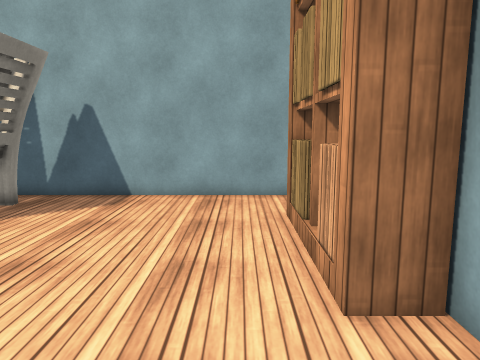
View 1 (above)

16 first-person views from a walk through a 3-D level made in the Unity game engine. The camera is 1.3 m above the floor, tilts 8° down and sees 70° across. The floor is counted in squares, 0.5 m on a side. Each view is taken from the middle of a square. On the plan, view 1 faces up. The plan holds only what a view shows up to about 20 squares ahead; the rest is blank. The player character is not drawn. Some surface patterns are stand-ins.

View 2
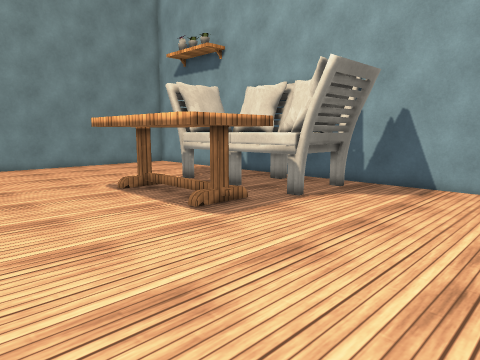

View 3
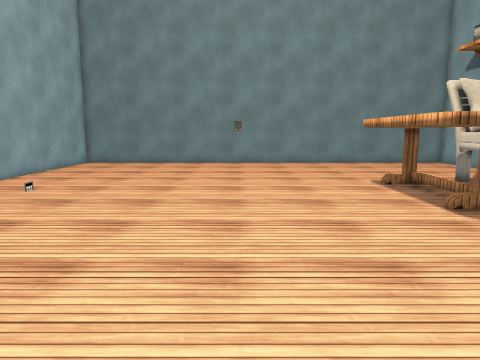

View 4
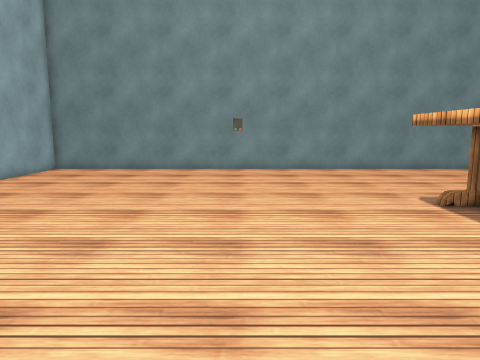

View 5
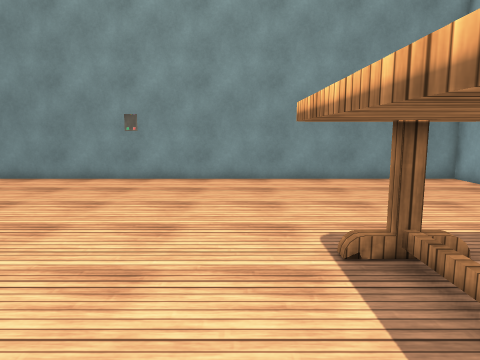

View 6
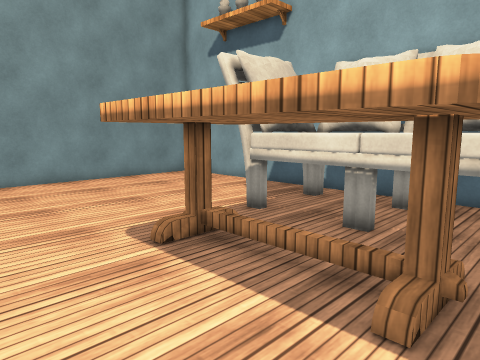

View 7
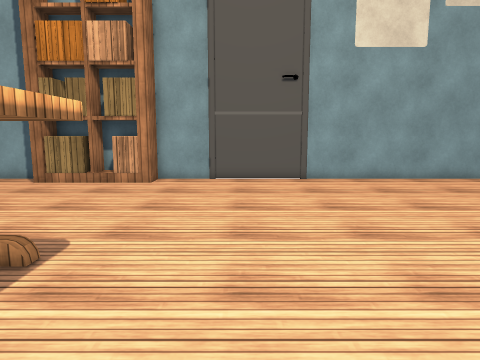

View 8
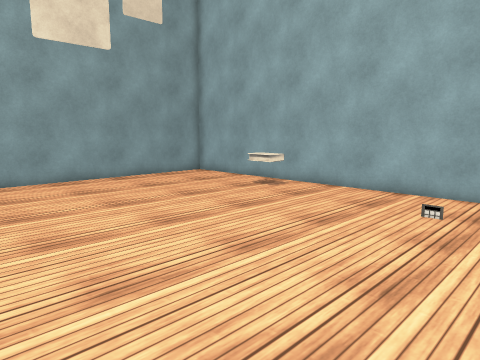

View 9
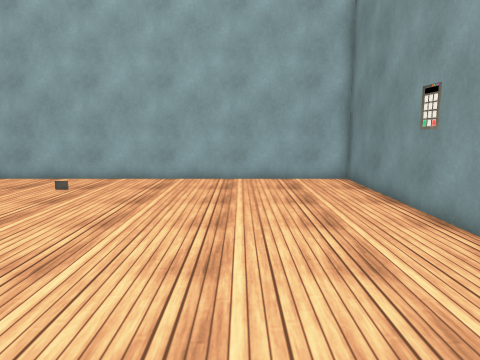

View 10
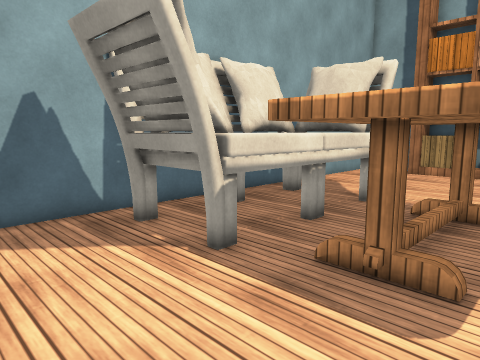

View 11
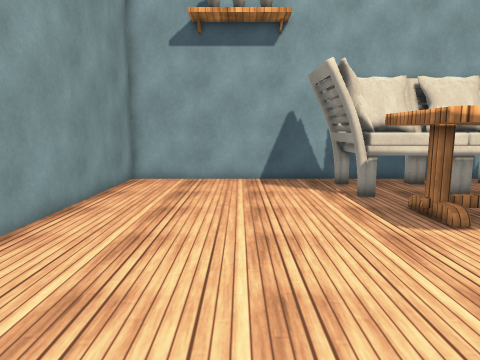

View 12
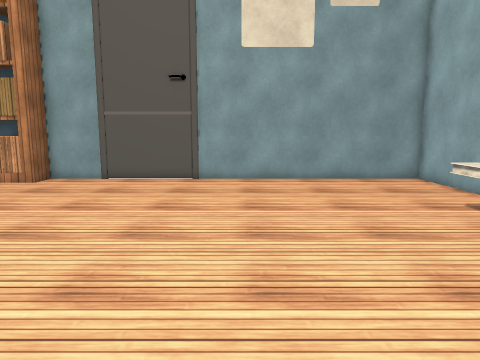

View 13
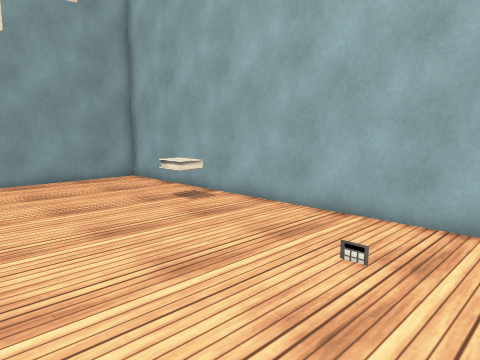

View 14
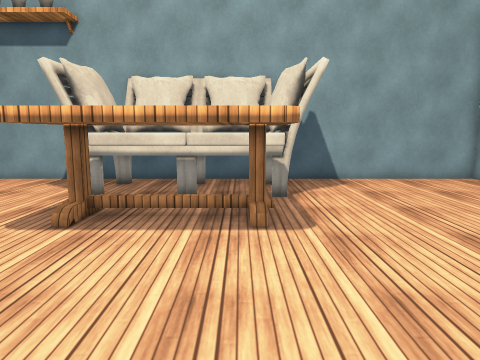

View 15
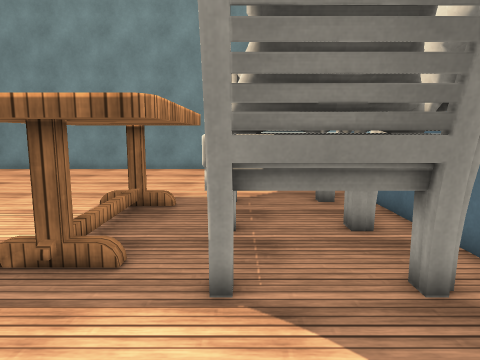

View 16
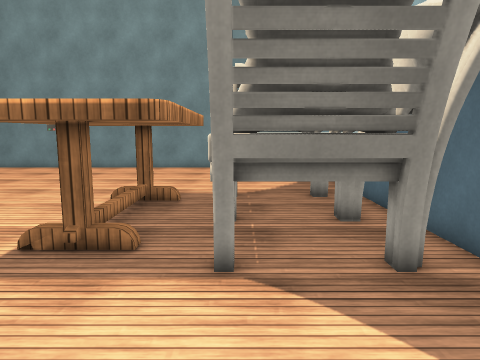

### Floor plan
Key: @ floor where view 1 was taken; # wall or solid block; . floor; B bookshelf; T table; O other object.
Columns run from 27 left of view 1 to 3 right of it. Each row starts with its distance up from view 1.
 14 ###############################
 13 #..........OOOOOOOOO..........#
 12 #.........OOOOOOOOOO..........#
 11 #.........OO    O OO.........B#
 10 #.........OO   OO OO.........B#
  9 #.........OOOOOOOOOO.........B#
  8 #..........OTTTTTTT..........B#
  7 #..........TTTTTTTT..........B#
  6 #..........TTTTTTTT..........B#
  5 #..........TTTTTTTT.........BB#
  4 #..........TTTTTTTT...........#
  3 #..........TTTTTTTT...........#
  2 #.............................#
  1 #.............................#
  0 #..........................@..#
 -1 #.............................#
 -2 #.............................#
 -3 #..O..........................#
 -4 #.............................#
 -5 #.............................#
 -6 #.............................#
 -7 #.............................#
 -8 #.............................#
 -9 #.............................#
-10 #.............................#
-11 #.............................#
-12 #.............................#
-13 #....................OOO......#
-14 #....................OO ......#
-15 #.............................#
-16 ###############################

Where each view was taken, in squares from view 1:
view 1: 0 up, 0 right, facing up
view 2: 3 down, 0 right, facing up-left
view 3: 3 down, 2 right, facing left
view 4: 3 down, 3 left, facing left
view 5: 2 up, 8 left, facing left
view 6: 0 up, 8 left, facing up-left
view 7: 0 up, 16 left, facing right
view 8: 1 down, 16 left, facing down-right
view 9: 3 up, 21 left, facing down
view 10: 3 up, 21 left, facing up-right
view 11: 5 down, 21 left, facing up
view 12: 6 down, 16 left, facing right
view 13: 6 down, 16 left, facing down-right
view 14: 5 down, 10 left, facing up
view 15: 9 up, 3 left, facing left
view 16: 9 up, 2 left, facing left
